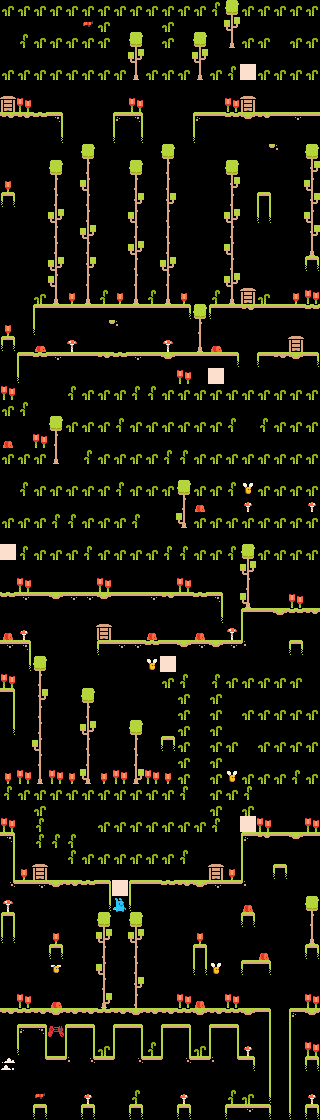

The image is a tile-based game level rendered from a .tmx file. Its description and complete source (layers, tilesets, objects, tile grids) follow:
An orthogonal 20x70 tile map with 16x16 px tiles, 2 tile layers (tiles, chars).

<map version="1.4" tiledversion="1.4.2" orientation="orthogonal" renderorder="right-down" width="20" height="70" tilewidth="16" tileheight="16" infinite="0" nextlayerid="3" nextobjectid="1">
 <properties>
  <property name="title" value="Plan Bee" />
 </properties>
 <tileset firstgid="1" source="tilemap.tsx" />
 <layer id="1" name="tiles" width="20" height="70">
  <data encoding="csv">
35,35,35,35,35,35,35,35,35,35,35,35,35,36,39,35,35,35,35,35,
0,0,0,0,0,0,35,0,0,0,35,0,0,0,40,0,0,0,0,0,
0,36,35,35,35,35,35,0,39,0,35,0,39,0,59,35,35,0,35,35,
0,0,0,0,0,0,0,0,40,0,0,0,40,0,0,0,0,0,0,0,
35,35,35,35,35,35,35,35,59,35,35,35,59,35,36,0,35,35,35,35,
0,0,0,0,0,0,0,0,0,0,0,0,0,0,0,0,0,0,0,0,
0,0,0,0,0,0,0,0,0,0,0,0,0,0,0,0,0,0,0,0,
22,22,21,9,0,0,0,7,9,0,0,0,7,5,21,23,22,5,8,5,
0,0,0,0,0,0,0,0,0,0,0,0,0,0,0,0,0,0,0,0,
0,0,0,0,0,39,0,0,0,0,39,0,0,0,0,0,0,0,0,39,
0,0,0,39,0,0,0,0,39,0,0,0,0,0,39,0,0,0,0,0,
0,0,0,0,0,0,0,0,0,0,0,0,0,0,0,0,0,0,0,0,
10,0,0,0,0,0,0,0,0,0,0,0,0,0,0,0,0,0,0,0,
0,0,0,40,0,0,0,0,0,0,0,0,0,0,40,0,0,0,0,0,
0,0,0,0,0,40,0,0,0,0,0,0,0,0,0,0,0,0,0,0,
0,0,0,0,0,0,0,0,40,0,0,0,0,0,0,0,0,0,0,0,
0,0,0,40,0,0,0,0,0,0,40,0,0,0,0,0,0,0,0,10,
0,0,0,0,0,0,0,0,0,0,0,0,0,0,40,0,0,0,0,0,
0,0,0,0,0,0,0,0,0,0,0,0,0,0,0,0,0,0,0,0,
0,0,4,5,5,5,5,5,5,5,5,29,39,28,5,22,5,5,5,21,
0,0,0,0,0,0,0,0,0,0,0,0,0,0,0,0,0,0,0,0,
10,0,0,0,0,0,0,0,0,0,0,0,0,0,0,0,0,0,0,0,
0,4,21,8,5,5,22,21,8,5,23,5,5,5,29,0,28,22,23,29,
0,0,0,0,0,0,0,0,0,0,0,0,0,0,0,0,0,0,0,0,
0,0,0,0,36,35,35,35,36,36,35,35,35,35,35,35,35,35,35,35,
35,36,0,0,0,0,0,0,0,0,0,0,0,0,0,0,0,0,0,0,
0,0,0,39,35,35,35,36,35,35,35,35,35,35,36,0,36,0,35,35,
0,0,0,49,0,0,0,0,0,0,0,0,0,0,0,0,0,0,0,0,
35,35,35,59,0,36,35,35,35,35,36,36,35,35,35,35,35,0,35,35,
0,0,0,0,0,0,0,0,0,0,0,0,0,0,0,0,0,0,0,0,
0,36,35,35,35,35,35,36,35,35,35,39,35,35,36,0,0,0,35,35,
0,0,0,0,0,0,0,0,0,0,0,49,0,0,0,0,0,0,0,0,
35,35,35,36,36,35,35,35,36,0,0,58,35,35,35,35,35,0,35,35,
0,0,0,0,0,0,0,0,0,0,0,0,0,0,0,0,0,0,0,0,
0,36,35,35,35,36,35,35,35,35,36,36,35,35,36,39,35,0,35,35,
0,0,0,0,0,0,0,0,0,0,0,0,0,0,0,0,0,0,0,0,
0,0,0,0,0,0,0,0,0,0,0,0,0,0,0,0,0,0,0,0,
21,8,5,23,8,8,23,5,5,8,22,5,21,9,0,0,0,0,0,0,
0,0,0,0,0,0,0,0,0,0,0,0,0,0,0,4,5,23,21,22,
0,0,0,0,0,0,0,0,0,0,0,0,0,0,0,14,0,0,0,0,
8,9,0,0,0,0,28,8,8,21,5,23,8,23,8,26,0,0,10,0,
0,19,39,0,0,0,0,0,0,0,0,0,0,0,0,0,0,0,0,0,
0,0,0,0,0,0,0,0,0,0,35,36,0,36,35,35,35,0,35,0,
0,0,0,0,0,39,0,0,0,0,0,35,0,35,0,0,0,0,0,0,
0,0,0,0,0,0,0,0,0,0,0,35,0,35,0,35,35,0,35,35,
0,0,0,0,0,0,0,0,39,0,0,35,0,35,0,0,0,0,0,0,
0,0,0,0,0,0,0,0,0,0,10,35,0,35,35,0,35,0,35,35,
0,0,0,0,0,0,0,0,0,0,0,35,0,35,0,0,0,0,0,0,
0,0,0,0,0,0,0,0,0,0,0,35,0,35,0,35,35,0,36,0,
36,35,35,35,35,35,35,35,35,35,35,36,0,35,35,36,0,0,0,0,
0,0,35,0,0,0,0,0,0,0,0,0,0,35,0,35,0,0,0,0,
0,0,36,0,0,0,35,35,35,35,35,35,35,36,0,0,0,0,0,0,
9,0,36,36,36,0,0,0,0,0,0,0,0,0,0,7,22,0,23,5,
16,0,0,0,36,35,35,35,35,35,35,36,0,0,0,14,0,0,0,0,
16,0,0,0,0,0,0,0,0,0,0,0,0,0,0,14,0,0,0,0,
27,5,8,23,22,21,6,0,4,5,21,22,23,8,5,26,0,0,0,0,
0,0,0,0,0,0,0,0,0,0,0,0,0,0,0,0,0,0,0,39,
20,0,0,0,0,0,39,0,39,0,0,0,0,0,0,10,0,0,0,0,
0,0,0,0,0,0,0,0,0,0,0,0,0,0,0,0,0,0,0,0,
0,0,0,10,0,0,0,0,0,0,0,0,20,0,0,0,0,0,0,10,
0,0,0,0,0,0,48,0,0,0,0,0,0,0,0,28,29,0,0,0,
0,0,0,0,0,0,0,0,50,0,0,0,0,0,0,0,0,0,0,0,
0,0,0,0,0,0,0,0,0,0,0,0,0,0,0,0,0,0,0,0,
22,21,22,23,22,22,21,22,23,22,22,21,23,22,21,23,6,0,7,23,
0,0,0,0,0,0,0,0,0,0,0,0,0,0,0,0,0,0,14,0,
0,0,0,0,0,0,0,0,0,0,0,0,0,0,0,0,0,0,14,0,
13,0,0,0,0,0,0,0,0,0,0,0,0,0,0,0,0,0,14,10,
0,0,0,0,0,0,0,0,0,0,0,0,0,0,0,0,0,0,14,0,
0,0,0,0,0,0,0,0,0,0,0,0,0,0,0,0,0,0,14,0,
0,0,10,0,0,0,0,0,10,0,0,0,0,0,28,8,29,0,0,10
</data>
 </layer>
 <layer id="2" name="chars" width="20" height="70">
  <data encoding="csv">
0,0,0,0,0,0,0,0,0,0,0,0,0,0,0,0,0,0,0,0,
0,0,0,0,0,51,0,0,0,0,0,0,0,0,0,0,0,0,0,0,
0,0,0,0,0,0,0,0,0,0,0,0,0,0,0,0,0,0,0,0,
0,0,0,0,0,0,0,0,0,0,0,0,0,0,0,0,0,0,0,0,
0,0,0,0,0,0,0,0,0,0,0,0,0,0,0,1,0,0,0,0,
0,0,0,0,0,0,0,0,0,0,0,0,0,0,0,0,0,0,0,0,
37,33,0,0,0,0,0,0,33,0,0,0,0,0,33,37,0,0,0,0,
0,0,0,0,0,0,0,0,0,0,0,0,0,0,0,0,0,5,0,0,
0,0,0,19,0,0,0,17,19,0,0,0,17,0,0,0,0,0,0,0,
0,0,0,0,0,0,0,0,0,0,0,0,0,0,0,0,25,26,0,0,
0,0,0,0,0,49,0,0,0,0,49,0,0,0,0,0,0,0,0,50,
34,0,0,49,0,48,0,0,49,0,49,0,0,0,50,0,0,0,0,48,
0,0,0,49,0,49,0,0,50,0,50,0,0,0,49,0,20,0,0,50,
0,0,0,0,0,49,0,0,48,0,49,0,0,0,0,0,30,0,0,48,
0,0,0,49,0,0,0,0,49,0,49,0,0,0,49,0,0,0,0,50,
0,0,0,49,0,49,0,0,0,0,49,0,0,0,48,0,0,0,0,59,
0,0,0,0,0,50,0,0,49,0,0,0,0,0,49,0,0,0,0,0,
0,0,0,48,0,49,0,0,49,0,49,0,0,0,0,0,0,0,0,0,
0,0,35,59,34,59,36,34,59,36,59,34,0,36,59,37,35,0,34,33,
0,0,0,0,0,0,0,0,0,0,0,0,0,0,0,0,0,5,0,0,
34,0,17,0,0,0,25,26,0,0,0,0,49,0,0,0,0,0,0,0,
0,0,57,0,31,0,0,0,0,0,31,0,59,57,0,0,0,0,37,0,
0,0,0,0,0,0,0,0,0,0,0,0,0,0,0,0,0,5,0,0,
0,17,0,0,0,0,0,0,0,0,0,33,0,1,0,0,0,0,0,0,
33,0,0,0,0,0,0,0,0,0,0,0,0,0,0,0,0,0,0,0,
0,0,0,0,0,0,0,0,0,0,0,0,0,0,0,0,0,0,0,0,
0,0,0,0,0,0,0,0,0,0,0,0,0,0,0,0,0,35,0,0,
56,0,33,0,0,0,0,0,0,0,0,0,0,0,0,0,0,0,0,0,
0,0,0,0,0,0,0,0,0,0,0,0,0,0,0,0,0,35,0,0,
0,0,0,0,0,0,0,0,0,0,0,0,0,0,0,0,0,0,0,0,
0,0,0,0,0,0,0,0,0,0,0,0,0,0,0,52,35,35,0,0,
0,0,0,0,0,0,0,0,0,0,0,0,56,0,0,32,0,0,0,32,
0,0,0,0,0,0,0,0,0,0,0,0,0,0,0,0,0,35,0,0,
0,0,0,0,0,0,0,0,0,0,0,0,0,0,0,0,0,0,0,0,
1,0,0,0,0,0,0,0,0,0,0,0,0,0,0,0,0,35,0,0,
0,0,0,0,0,0,0,0,0,0,0,0,0,0,0,40,0,0,0,0,
0,33,0,0,0,0,33,0,0,0,0,33,0,0,0,49,0,0,0,0,
0,0,0,0,0,0,0,0,0,0,0,0,0,0,0,58,0,0,33,0,
0,0,0,0,0,0,0,0,0,0,0,0,0,19,0,0,0,0,0,0,
56,32,0,0,0,0,37,0,0,56,0,0,56,0,31,0,0,0,0,0,
0,0,0,0,0,0,0,0,0,0,0,0,0,0,0,0,0,0,0,0,
0,0,0,0,0,0,0,0,0,52,1,0,0,0,0,0,0,0,0,0,
33,0,49,0,0,0,0,0,0,0,0,0,0,0,0,0,0,35,0,0,
6,0,50,0,0,0,0,0,0,0,0,0,0,0,0,0,0,0,0,0,
16,0,49,0,0,49,0,0,0,0,0,0,0,0,0,0,0,35,0,0,
19,0,49,0,0,40,0,0,0,0,0,0,0,0,0,0,0,0,0,0,
0,0,48,0,0,49,0,0,49,0,0,0,0,0,0,0,0,35,0,0,
0,0,49,0,0,49,0,0,49,0,0,0,0,0,0,0,0,0,0,0,
34,33,59,33,34,58,34,33,60,33,34,0,0,0,52,0,0,35,0,35,
0,0,0,0,0,0,0,0,0,0,0,0,0,0,0,0,0,0,0,0,
0,0,0,0,0,0,0,0,0,0,0,0,0,0,0,0,0,0,0,0,
33,0,0,0,0,0,0,0,0,0,0,0,0,0,0,1,33,0,0,33,
0,0,0,0,0,0,0,0,0,0,0,0,0,0,0,0,0,5,0,0,
0,0,0,0,0,0,0,0,0,0,0,0,0,0,0,0,0,0,0,0,
0,34,37,0,0,0,0,0,0,0,0,0,0,37,34,0,0,10,0,0,
0,0,0,0,0,0,0,1,0,0,0,0,0,0,0,0,0,0,0,0,
31,0,0,0,0,0,19,46,17,0,0,0,0,0,0,56,0,0,0,0,
0,0,0,0,0,0,0,0,0,0,0,0,0,0,0,0,0,0,0,49,
30,0,0,34,0,0,40,0,40,0,0,0,34,0,0,0,0,0,0,59,
0,0,0,0,0,0,49,0,49,0,0,0,0,0,0,0,56,0,0,0,
0,0,0,53,0,0,0,0,49,0,0,0,30,52,0,0,0,0,0,0,
0,0,0,0,0,0,49,0,0,0,0,0,0,0,0,0,0,0,0,0,
0,33,0,57,0,0,60,0,49,0,0,33,56,0,33,0,0,0,0,33,
0,0,0,0,0,0,0,0,0,0,0,0,0,0,0,0,0,0,0,0,
0,7,9,11,4,6,0,4,6,0,4,6,0,4,6,0,16,0,0,0,
0,17,16,0,14,16,35,14,16,36,14,16,35,14,16,32,16,0,0,33,
0,0,25,5,26,27,5,24,27,5,24,27,5,26,25,29,16,0,0,0,
0,0,0,0,0,0,0,0,0,0,0,0,0,0,0,0,16,0,0,0,
0,0,51,0,0,32,0,0,36,0,0,32,0,0,36,35,19,0,0,32,
0,0,0,0,0,10,0,0,0,0,0,10,0,0,0,0,0,0,17,0
</data>
 </layer>
</map>
